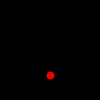
Frame 1 (no input)
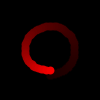
Frame 60 (the mouse pressed at the canvas centre just before this capture)
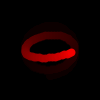
Frame 120 (the mouse held since frame 60 and released just before this capture)

The Processing sketch that drew these frames (run headless with seeded random() and noise(); from frame 60 on, the mouse is pressed at the canvas centre):

// Processing sketch: GyroPlay
// ── GyroPlay.pde
float i = 0;

void setup(){
  background(0,0,0);
  size(100,100);
  frameRate(50);
}

void draw(){
    stroke(255,0,0);
    spinny(); 
    fill(0,10);
    stroke(0);
    rect(-0.25,-0.25,100.25,100.25);
}

void spinny(){
   strokeWeight(8);
   point(25*sin(i)+50,25*cos(i)*cos(i/10)+50);
   i+= 0.1 + 0.05*sin(i*random(0,1)/10);
}
